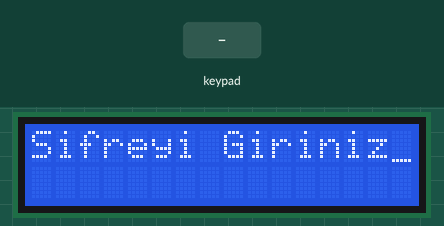
Simulated run of this sketch. Board: Arduino Uno, built with avr-gcc and run on an emulated ATmega328P. Shown: 16×2 character LCD. The inputs (shaded band) are chosen by the test bench.

Above: at 1.04 s.
1.3 s: keypad keys 1 A 7 C # pressed 0.441 s apart
At 2.4 s:
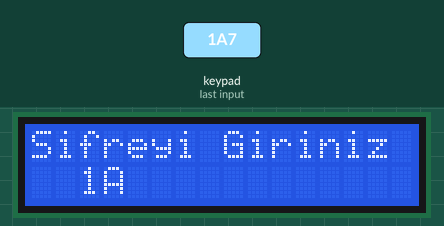
5.0 s: key 'A' pressed
At 6.03 s:
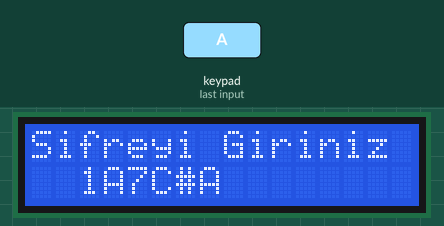
7.0 s: keypad keys 1 A 7 C * pressed 0.441 s apart
At 8.14 s:
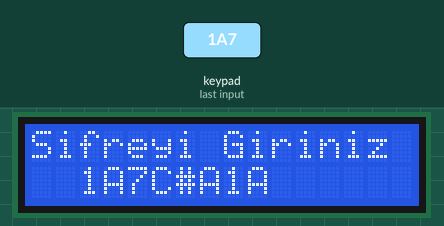
10.7 s: key 'B' pressed
13.7 s: keypad keys 1 A 7 C A pressed 0.441 s apart
At 14.68 s:
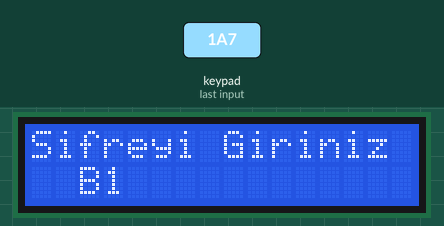
17.4 s: key 'C' pressed
At 19.22 s:
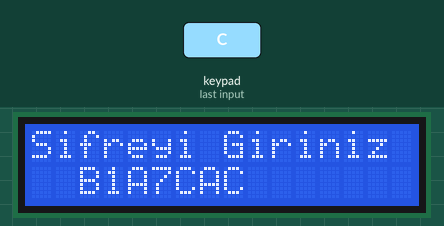

The sketch:

47-LCD-KeyPad.ino
```cpp
/*KeyPad üzerinden şifre girilecektir.
'*' karakteri şifreyi onaylar. Şifre ise "1A7C"
arduino uno üzerinde ki giriş pin sayısı yetersiz olduğundan 0 ve 1 numaralı
seri haberleşme pinlerini de kullandım bundan dolayı "4,5,6,B" satırı çalışmadı.*/
#include <Keypad.h>  // keypad kütüphanesini programa dahil ediyoruz.
const byte Satir= 4;  // keypad satır sayısı
const byte Sutun= 4;  // keypad sütün sayısı
String Sifre;     // girilen şifre

#include <LiquidCrystal.h>

LiquidCrystal lcd(12, 11, 5, 4, 3, 2);


// Keypad tuş yapısını hazırlıyoruz.
char key[Satir][Sutun]=
{
{'1', '2', '3', 'A'},
{'4', '5', '6', 'B'},
{'7', '8', '9', 'C'},
{'*', '0', '#', 'D'}
};

// Arduino bağlantı bacaklarını belirliyoruz
byte SatirPinleri[Satir] = {0,1,6,7};
byte SutunPinleri[Sutun]= {8,9,10,13};

// Keypade TusTakimi ismini verip arduino bağlantılarını ve karakterleri
// bu TusTakimi keypad nesnesine tanımlıyoruz.
Keypad TusTakimi= Keypad(makeKeymap(key), SatirPinleri, SutunPinleri, Satir, Sutun);

void setup()
{
  lcd.begin(16, 2);
  lcd.print("Sifreyi Giriniz");
}

void loop()
{
  lcd.cursor();
  delay(150);
  char basilanTus = TusTakimi.getKey();  // Keyped basılan tuş değerini alıyoruz.
  if (basilanTus != NO_KEY && basilanTus != '*') {
    Sifre = Sifre + basilanTus;
    lcd.clear();
    lcd.print("Sifreyi Giriniz");
    lcd.setCursor(2, 1);
    lcd.print(Sifre);
  }
  if(basilanTus == '*'){
    lcd.clear();
    if(Sifre == "1A7C"){
      lcd.print("Gecerli Sifre!!!");
    }else{
      lcd.print("Yanlis Sifre!!!");
    }
    Sifre="";
    delay(2000);
    lcd.clear();
    lcd.print("Sifreyi Giriniz");
  }
  lcd.noCursor();
  delay(150);

}
```

Measured:
- after the input at 1.3 s, the display: first changes after 0.12 s (image 1 shows a later state)
- after the input at 5.0 s, the display: first differs from a run without the input after 0.96 s (image 2)
- after the input at 7.0 s, the display: first differs from a run without the input after 0.17 s (image 3 shows a later state)
- after the input at 17.4 s, the display: first differs from a run without the input after 1.7 s (image 5)
